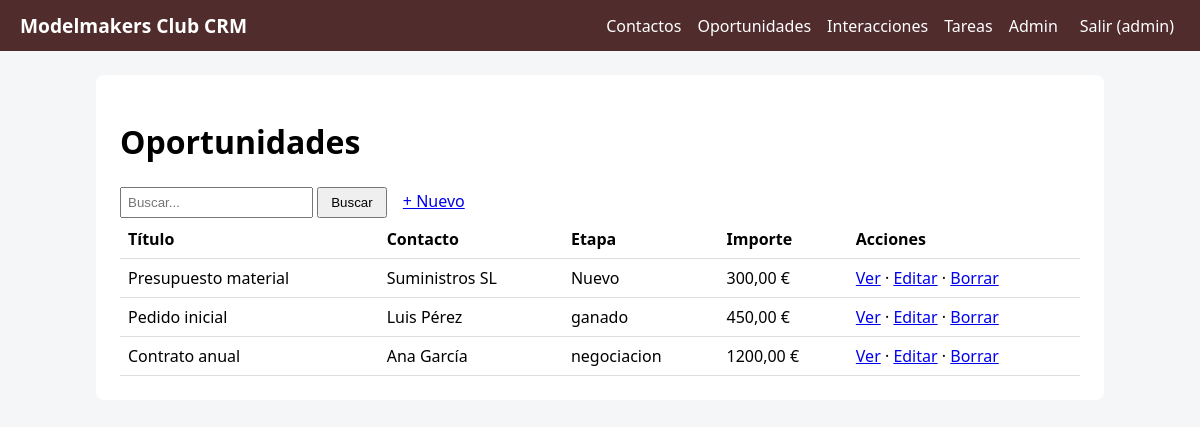
Page /oportunidades/ (signed in) on the earlier database version.
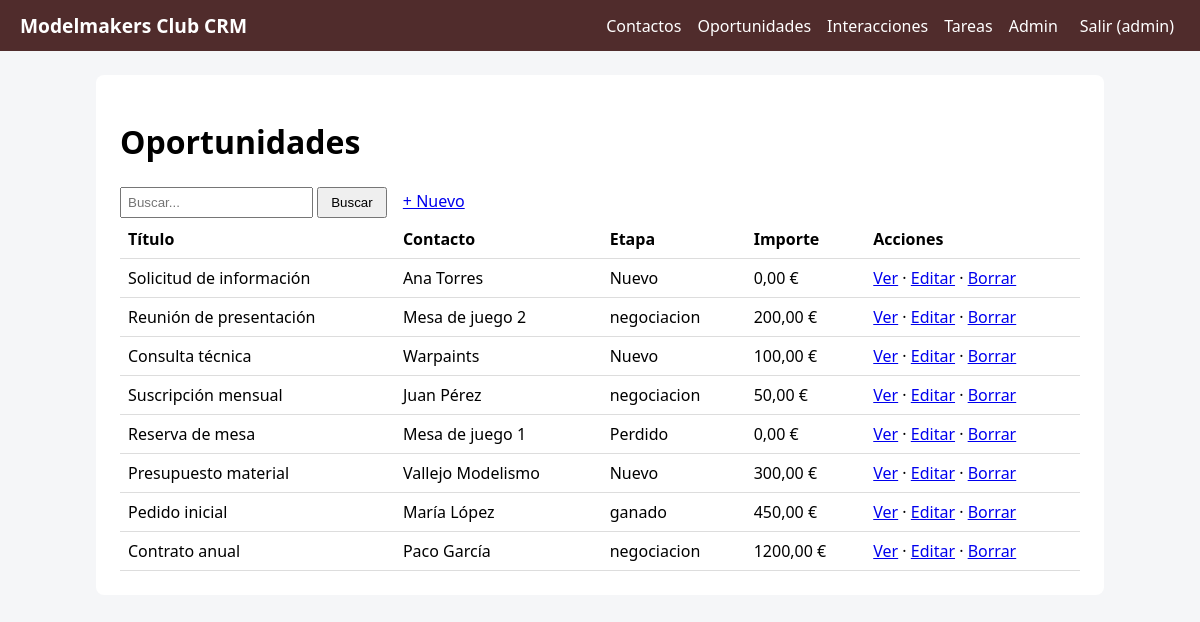
Same page on the later database version.
### oportunidades/models.py (models this page shows, shortened)
class Oportunidad(models.Model):
    ETAPAS = [
        ('nuevo', 'Nuevo'),
        ('contactado', 'Contactado'),
        ('en_proceso', 'En proceso'),
        ('fidelizado', 'Fidelizado'),
        ('perdido', 'Perdido')
    ]
    titulo = models.CharField(max_length=150)
    contacto = models.ForeignKey(
        'contactos.Contacto',
        on_delete=models.CASCADE,
        related_name='oportunidades'
    )
    etapa = models.CharField(max_length=20, choices=ETAPAS, default='nuevo')
    importe = models.DecimalField(
        max_digits=10,
        decimal_places=2,
        default=0
    )
    cierre_previsto = models.DateField(null=True, blank=True)
    class Meta:
        ordering = ['-id']
        verbose_name_plural = 'oportunidades'

### contactos/models.py (models this page shows)
class Contacto(models.Model):
    TIPOS = [
        ('socio', 'Socio'),
        ('jugador', 'Jugador Habitual'),
        ('modelista','Pintor / Modelista'),
        ('proveedor', 'Proveedor / Marca'),
        ('cliente', 'Cliente casual'),
        ('mesa', "Mesa de juego"),
        ('otro','Otro')
    ]
    nombre = models.CharField(max_length=120)                        # Texto corto. max_length es OBLIGATORIO
    tipo = models.CharField(max_length=20, choices=TIPOS, default='cliente')  # choices -> desplegable en formularios
    email = models.EmailField(blank=True)                            # blank=True -> se puede dejar vacío
    telefono = models.CharField(max_length=30, blank=True)           # Teléfono como texto (admite +34, espacios)
    notas = models.TextField(blank=True, max_length=500)             # Texto largo
    creado = models.DateTimeField(auto_now_add=True)                 # auto_now_add -> fecha de creación automática
    cuota_mensual = models.BooleanField(default=False, verbose_name="Cuota mensual", help_text="Marca si el socio ha pagado la mensualidad de la asociación")  # Booleano con etiqueta y ayuda
    sistema_preferido = models.CharField(max_length=100, blank=True, verbose_name="Sistema de juego preferido", help_text="P.ej. Warhammer 40k, Age of Sigmar, Star Wars X-Wing, etc.")  # Campo adicional para el sistema de juego preferido
    class Meta:
        ordering = ['nombre']              # Orden por defecto. '-campo' = descendente
    def __str__(self):
        return self.nombre                 # Cómo se muestra el objeto en admin, desplegables, títulos

### oportunidades/views.py (the view)
# urls.py: path('', views.index, name='index'),                          # /contactos/
@login_required
def index(request):
    q = request.GET.get('q', '').strip()
    objetos = Oportunidad.objects.all()
    if q:
        objetos = objetos.filter(titulo__icontains=q)
    return render(
        request,
        'oportunidades/lista.html',
        {'objetos': objetos, 'q': q}
    )

### core/context_processors.py (called while the page is built)
def crm(request):
    return {
        'NOMBRE_CRM': settings.NOMBRE_CRM,
        'COLOR': settings.COLOR_PRINCIPAL,
        'modulos': [{'nombre': m.capitalize(), 'url': f'{m}:index'} for m in settings.MODULOS_CRM],
    }

### oportunidades/templates/oportunidades/lista.html (shortened to what this page needs)
{% extends 'core/base.html' %}
{% block content %}
<h1>Oportunidades</h1>
<form method="get">
 <input name="q" value="{{ q }}" placeholder="Buscar...">
 <button>Buscar</button>
 <a class="btn" href="{% url 'oportunidades:crear' %}">+ Nuevo</a>
</form>
<table>
 <tr><th>Título</th><th>Contacto</th><th>Etapa</th><th>Importe</th><th>Acciones</th></tr>
 {% for o in objetos %}
 <tr><td>{{ o.titulo }}</td><td>{{ o.contacto }}</td><td>{{ o.get_etapa_display }}</td><td>{{ o.importe }} €</td>
  <td><a href="{% url 'oportunidades:detalle' o.pk %}">Ver</a> ·
      <a href="{% url 'oportunidades:editar' o.pk %}">Editar</a> ·
      <a href="{% url 'oportunidades:borrar' o.pk %}">Borrar</a></td></tr>
 {% empty %}<tr><td colspan="5">No hay datos todavía.</td></tr>
 {% endfor %}
</table>
{% endblock %}

### core/templates/core/base.html (shortened to what this page needs)
<!doctype html>
<html lang="es"><head><meta charset="utf-8">
</head>
<body>
<nav>
 <a class="marca" href="{% url 'inicio' %}">{{ NOMBRE_CRM }}</a>
 {% for m in modulos %}<a href="{% url m.url %}">{{ m.nombre }}</a>{% endfor %}
 {% if user.is_staff %}<a href="/admin/">Admin</a>{% endif %}
 {% if user.is_authenticated %}
  <form method="post" action="{% url 'logout' %}" style="margin:0">{% csrf_token %}<button>Salir ({{ user.username }})</button></form>
 {% endif %}
</nav>
<main>
 {% block content %}{% endblock %}
</main>
</body></html>

Differences in the rows shown:
added Oportunidad: titulo "Solicitud de información", contacto "Ana Torres", etapa "Nuevo", importe "0,00"
added Oportunidad: titulo "Reunión de presentación", contacto "Mesa de juego 2", etapa "negociacion", importe "200,00"
added Oportunidad: titulo "Consulta técnica", contacto "Warpaints", etapa "Nuevo", importe "100,00"
added Oportunidad: titulo "Suscripción mensual", contacto "Juan Pérez", etapa "negociacion", importe "50,00"
added Oportunidad: titulo "Reserva de mesa", contacto "Mesa de juego 1", etapa "Perdido", importe "0,00"
changed through a linked row, Oportunidad "Presupuesto material": contacto "Suministros SL" → "Vallejo Modelismo"
changed through a linked row, Oportunidad "Pedido inicial": contacto "Luis Pérez" → "María López"
changed Oportunidad "Contrato anual": contacto "Ana García" → "Paco García"
